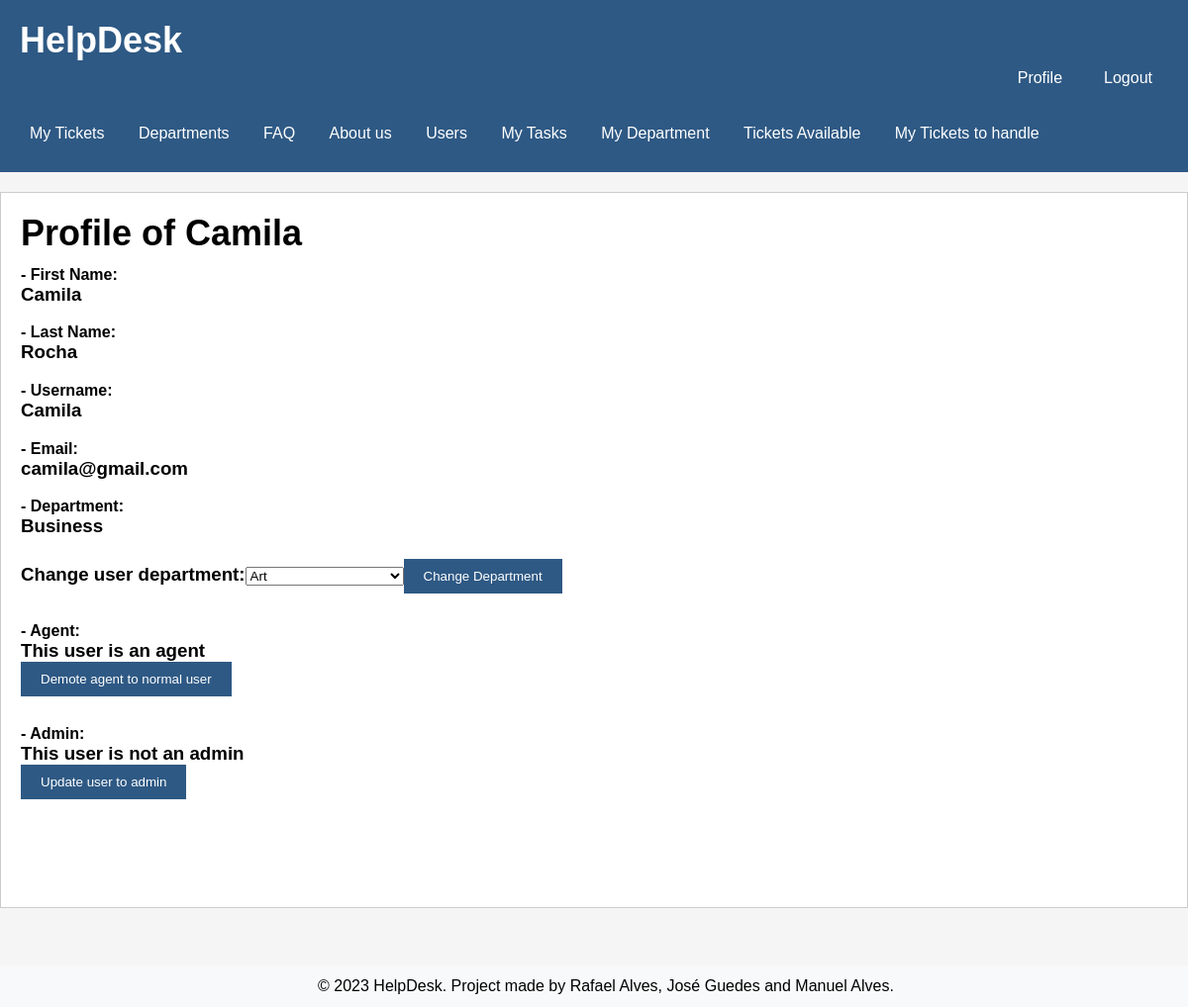
The app's page /pages/userprofile.php?id=8 (signed in), older data.
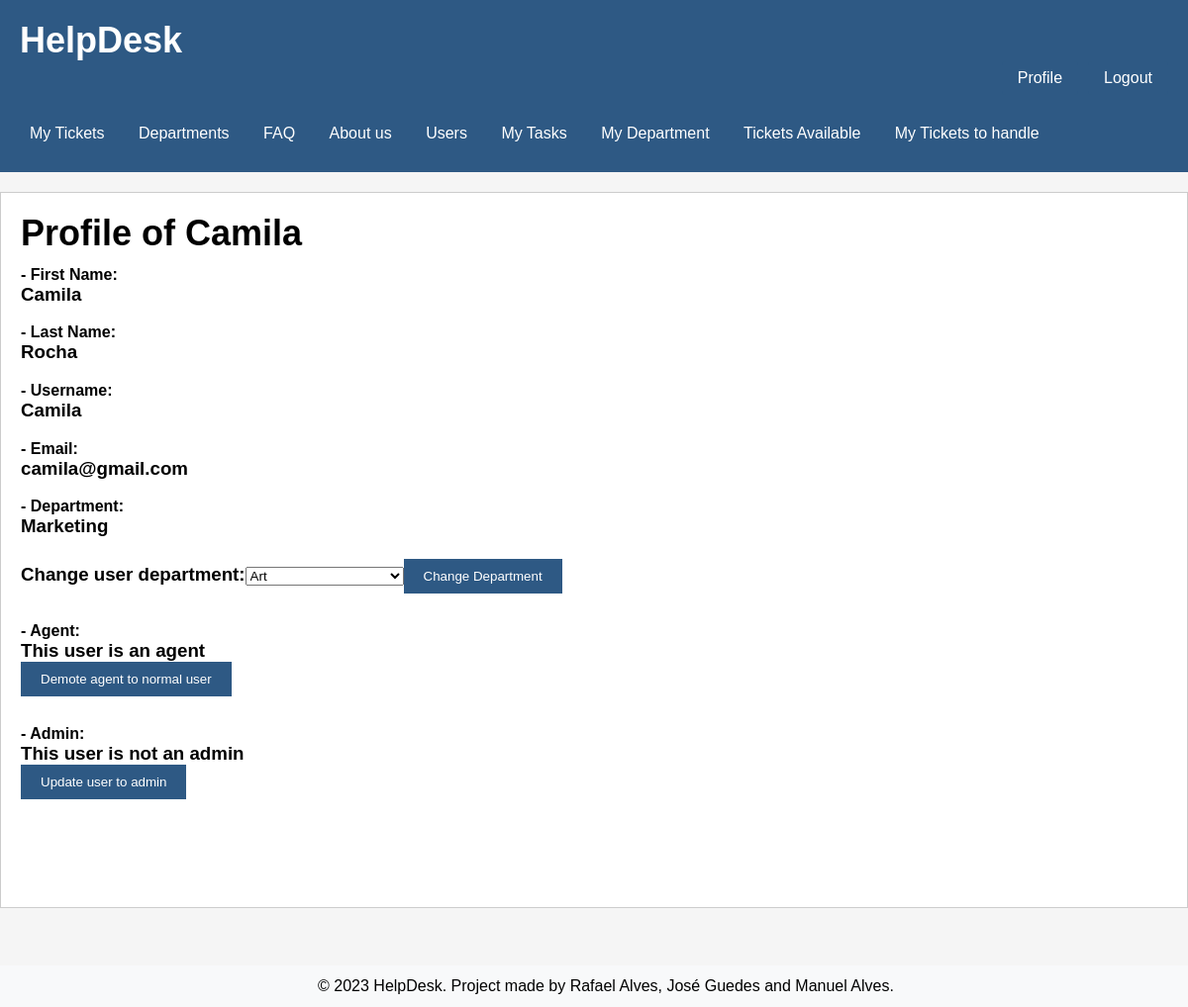
The same page, newer data.
### tables this page shows
CREATE TABLE Department (
    id INTEGER PRIMARY KEY AUTOINCREMENT,
    name varchar(255) NOT NULL UNIQUE,
    created_at TIMESTAMP NOT NULL DEFAULT CURRENT_TIMESTAMP
);

### database/department.class.php (called while the page is built, shortened)
<?php
  class Department {
    static function getAll(PDO $db){
      $stmt = $db->prepare('
        SELECT id, name
        FROM Department
        ORDER by name ASC
      ');
      $stmt->execute();
      $row = $stmt->fetchAll(PDO::FETCH_ASSOC);
      return $row;
    }
    static function getName($id) {
      global $dbh;
      try {
        $stmt = $dbh->prepare('SELECT name FROM Department WHERE id = ?');
        $stmt->execute(array($id));
        if($row = $stmt->fetch()){
          return $row['name'];
        }
      }catch(PDOException $e) {
        return -1;
      }
    }
  }
?>

### pages/userprofile.php (the view, shortened to what this page needs)
<?php
    require_once(__DIR__ . '/../templates/header.tpl.php');
    require_once(__DIR__ . '/../templates/footer.tpl.php');
    include_once("../database/department.class.php");
    $depart = Department::getName($_SESSION['userinf']['id_department']);
?>
<h1>Profile of <?php echo htmlentities($_SESSION['userinf']['username']) ?></h1>
<label>- First Name:</label>
<h3><?php echo htmlentities($_SESSION['userinf']['firstName']) ?></h3>
<label>- Last Name:</label>
<h3><?php echo htmlentities($_SESSION['userinf']['lastName']) ?></h3>
<label>- Username:</label>
<h3><?php echo htmlentities($_SESSION['userinf']['username']) ?></h3>
<label>- Email:</label>
<h3><?php echo htmlentities($_SESSION['userinf']['email']) ?></h3>
<label>- Department:</label>
<?php
if(($_SESSION['userinf']['is_agent'] == true || $_SESSION['userinf']['is_admin'] == true) && $_SESSION['userinf']['id_department'] != null){
?>
<h3><?php echo htmlentities($depart) ?>
<br>
<br>
<?php
if ($_SESSION['userinf']['is_agent'] == true || $_SESSION['userinf']['is_admin'] == true) {
    $departments = Department::getAll($dbh);
    echo '<label>Change user department:</label>';
    echo '<select id="departmentSelect">';
    foreach ($departments as $department) {
        echo '<option value="' . $department['id'] . '">' . $department['name'] . '</option>';
    }
    echo '</select>';
    echo '<button onclick=updateDepartment()>Change Department</button>';
}
?>
</h3>
<?php }else if (($_SESSION['userinf']['is_agent'] == true || $_SESSION['userinf']['is_admin'] == true) && $_SESSION['userinf']['id_department'] == null){?>
<h3>
<?php
echo htmlentities("This user doesn't have a department");?><br>
<?php
$departments = Department::getAll($dbh);
echo '<label>Change user department:</label>';
echo '<select id="departmentSelect">';
foreach ($departments as $department) {
    echo '<option value="' . $department['id'] . '">' . $department['name'] . '</option>';
}
echo '</select>';
echo '<button onclick=updateDepartment()>Change Department</button>';
?></h3>
<?php }?>
<label>- Agent:</label>
<h3>
<?php
if($_SESSION['userinf']['is_agent']==true){
    echo htmlentities("This user is an agent");
}else{
    echo htmlentities("This user is not an agent");
}
?>
<br>
<?php
if($_SESSION['userinf']['is_agent']==false){
    echo '<button onclick="updateUserToAgent()">Update user to agent</button>';
}else if($_SESSION['userinf']['is_agent']==true && $_SESSION['userinf']['is_admin']==false){
    echo '<button onclick="updateUserFromAgent()">Demote agent to normal user</button>';
}
?></h3>
<label>- Admin:</label>
<h3>
<?php if($_SESSION['userinf']['is_admin']==true){
    echo htmlentities("This user is an admin");
}else{
    echo htmlentities("This user is not an admin");
}
?>
<br>
<?php
if($_SESSION['userinf']['is_admin']==false){
    echo '<button onclick="updateUserToAdmin()">Update user to admin</button>';
}
?></h3>

Row changes from the older to the newer data that the page shows:
no longer on this page (row edited): department: name "Business"
now on this page (row edited): department: name "Marketing"
